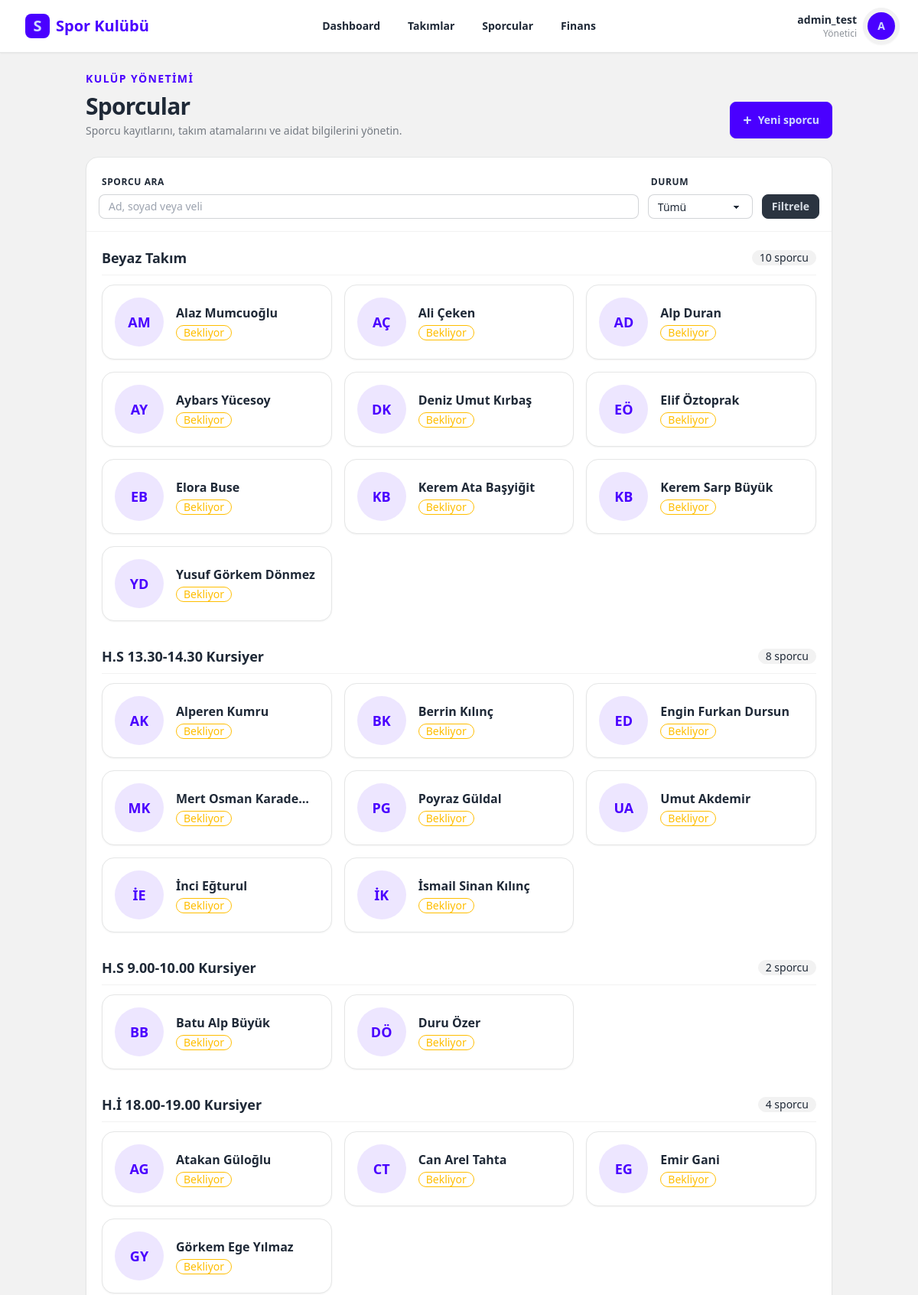
Page /athletes/manage/ (signed in, upper part) on the committed database.
### users/models.py (models this page shows, shortened)
class User(AbstractUser):
    class Role(models.TextChoices):
        PARENT = 'parent', 'Veli'
        ADMIN = 'admin', 'Yönetici'
        COACH = 'coach', 'Antrenör'
        FINANCE = 'finance', 'Mali İşler'
    email = models.EmailField(unique=True, verbose_name="E-posta Adresi")
    role = models.CharField(
        max_length=20,
        choices=Role.choices,
        default=Role.PARENT,
        verbose_name="Kullanıcı Rolü"
    )
    phone_number = models.CharField(max_length=15, blank=True, null=True, verbose_name="Telefon Numarası")
    tc_identity = models.CharField(max_length=11, blank=True, null=True, verbose_name="T.C. Kimlik No")
    USERNAME_FIELD = 'email'
    REQUIRED_FIELDS = ['username', 'first_name', 'last_name']
    class Meta:
        verbose_name = "Kullanıcı"
        verbose_name_plural = "Kullanıcılar"
    @property
    def is_parent(self):
        return self.role == self.Role.PARENT

### teams/models.py (models this page shows, shortened)
class Team(models.Model):
    name = models.CharField(max_length=100, verbose_name="Takım / Grup Adı")
    description = models.TextField(blank=True, null=True, verbose_name="Açıklama / Yaş Grubu")
    coaches = models.ManyToManyField(
        settings.AUTH_USER_MODEL,
        blank=True,
        limit_choices_to={'role__in': ['coach', 'club_admin']},
        related_name='assigned_teams',
        verbose_name="Sorumlu Antrenörler"
    )
    is_active = models.BooleanField(default=True, verbose_name="Aktif mi?")
    created_at = models.DateTimeField(auto_now_add=True)
    class Meta:
        verbose_name = "Takım"
        verbose_name_plural = "Takımlar"

### athletes/models.py (models this page shows, shortened)
class Athlete(models.Model):
    GENDER_CHOICES = (
        ('M', 'Erkek'),
        ('F', 'Kadın'),
    )
    STATUS_CHOICES = (
        ('pending', 'Onay Bekliyor'),
        ('approved', 'Onaylandı'),
        ('rejected', 'Reddedildi'),
    )
    parent = models.CharField(max_length=150, verbose_name="Veli")
    parent_phone = models.CharField(max_length=20, blank=True, default='', verbose_name="Veli Telefonu")
    parent_email = models.EmailField(blank=True, default='', verbose_name="Veli E-postası")
    first_name = models.CharField(max_length=50, verbose_name="Ad")
    last_name = models.CharField(max_length=50, verbose_name="Soyad")
    phone_number = models.CharField(max_length=20, blank=True, default='', verbose_name="Sporcu Telefonu")
    tc_identity = models.CharField(max_length=11, unique=True, blank=True, null=True, verbose_name="T.C. Kimlik No")
    birth_date = models.DateField(verbose_name="Doğum Tarihi")
    gender = models.CharField(max_length=1, choices=GENDER_CHOICES, verbose_name="Cinsiyet")
    school = models.CharField(max_length=100, blank=True, null=True, verbose_name="Okul")
    license_number = models.CharField(max_length=50, blank=True, null=True, verbose_name="Lisans No")
    joined_date = models.DateField(verbose_name="Kulübe Katılım Tarihi")
    photo = models.ImageField(upload_to='athlete_photos/', blank=True, null=True, verbose_name="Fotoğraf")
    status = models.CharField(max_length=10, choices=STATUS_CHOICES, default='pending', verbose_name="Onay Durumu")
    is_active = models.BooleanField(default=False, verbose_name="Aktif Sporcu mu?")
    created_at = models.DateTimeField(auto_now_add=True)
    team = models.ForeignKey(
        Team,
        on_delete=models.SET_NULL,
        null=True,
        blank=True,
        related_name='athletes',
        verbose_name="Bağlı Olduğu Takım"
    )
    custom_fee = models.DecimalField(
        max_digits=10,
        decimal_places=2,
        null=True,
        blank=True,
        verbose_name="Özel Aidat Tutar (TL)",
        help_text="Boş bırakılırsa takımın varsayılan aidatı uygulanır. Burslu için 0 girebilirsiniz."
    )
    discount_percentage = models.DecimalField(
        max_digits=5,
        decimal_places=2,
        null=True,
        blank=True,
        verbose_name="İndirim Yüzdesi",
        help_text="Boş bırakılırsa indirim uygulanmaz."
    )
    regular_payment_day = models.PositiveBigIntegerField(
        null=True,
        blank=True,
        verbose_name="Düzenli Ödeme Günü"
    )
    class Meta:
        verbose_name = "Sporcu"
        verbose_name_plural = "Sporcular"
        ordering = ['first_name', 'last_name']
    def get_full_name(self):
        return f"{self.first_name} {self.last_name}"

### athletes/views.py (the view)
# urls.py: path('', views.athlete_list, name='athlete-manage-list'),
@login_required
def athlete_list(request):
    return render(request, 'athlete/athlete_list.html', _athlete_context(request))

### athletes/views.py (called while the page is built, shortened)
def _athlete_queryset(request):
    queryset = Athlete.objects.select_related('team').order_by('team__name', 'first_name', 'last_name')
    if request.user.is_parent:
        return queryset.filter(parent_email=request.user.email)
    return queryset

def _athlete_context(request):
    query = request.GET.get('q', '').strip()
    status_filter = request.GET.get('status', 'all')
    athletes = _athlete_queryset(request)
    if status_filter in {'pending', 'approved', 'rejected'}:
        athletes = athletes.filter(status=status_filter)
    return {'athletes': athletes, 'query': query, 'status': status_filter}

### templates/athlete/athlete_list.html (shortened to what this page needs)
{% extends "base.html" %}
{% block content %}
<div class="mx-auto w-full max-w-7xl space-y-6">
    <header class="flex flex-col gap-4 md:flex-row md:items-end md:justify-between">
        <div>
            <p class="mb-2 text-sm font-bold uppercase tracking-widest text-primary">Kulüp yönetimi</p>
            <h1 class="text-3xl font-black tracking-tight">Sporcular</h1>
            <p class="mt-1 text-sm text-base-content/60">Sporcu kayıtlarını, takım atamalarını ve aidat bilgilerini yönetin.</p>
        </div>
        <button class="btn btn-primary" hx-get="{% url 'athlete-manage-create' %}" hx-target="#athlete-modal-container" hx-swap="innerHTML">
            <span class="text-xl leading-none">+</span> Yeni sporcu
        </button>
    </header>
    <section class="overflow-hidden rounded-2xl border border-base-300 bg-base-100 shadow-sm">
        <form method="get" class="grid gap-3 border-b border-base-200 p-4 md:grid-cols-[1fr_auto_auto] md:items-end">
            <label class="form-control"><span class="label label-text text-xs font-bold uppercase tracking-wider">Sporcu ara</span><input type="search" name="q" value="{{ query }}" placeholder="Ad, soyad veya veli" class="input input-bordered input-sm"></label>
            <label class="form-control"><span class="label label-text text-xs font-bold uppercase tracking-wider">Durum</span><select name="status" class="select select-bordered select-sm"><option value="all" {% if status == 'all' %}selected{% endif %}>Tümü</option></select></label>
            <button class="btn btn-neutral btn-sm">Filtrele</button>
        </form>
        {% include 'athlete/partials/athlete_table.html' %}
    </section>
</div>
{% endblock %}

### templates/base.html (shortened to what this page needs)
<!DOCTYPE html>
<html lang="tr" data-theme="light">
<head>
    <link href="https://cdn.jsdelivr.net/npm/daisyui@4.12.10/dist/full.min.css" rel="stylesheet" type="text/css" />
    <script src="https://cdn.tailwindcss.com"></script>
</head>
<body class="bg-base-200 min-h-screen" hx-headers='{"X-CSRFToken": "{{ csrf_token }}"}'>
    <header class="sticky top-0 z-40 border-b border-base-300 bg-base-100/95 shadow-sm backdrop-blur">
        <div class="navbar mx-auto max-w-7xl px-4 sm:px-6">
            <div class="navbar-start">
                <a href="{% url 'dashboard-index' %}" class="btn btn-ghost gap-2 px-2 text-lg font-black text-primary sm:text-xl">
                    <span class="grid h-8 w-8 place-items-center rounded-lg bg-primary text-primary-content">S</span>
                    <span class="hidden sm:inline">Spor Kulübü</span>
                </a>
            </div>
            <nav class="navbar-center hidden lg:flex">
                <ul class="menu menu-horizontal gap-1 px-1 font-semibold">
                    <li><a href="{% url 'dashboard-index' %}">Dashboard</a></li>
                    <li><a href="{% url 'team-list' %}">Takımlar</a></li>
                    <li><a href="{% url 'athlete-manage-list' %}">Sporcular</a></li>
                    <li><a href="{% url 'finance-dashboard' %}">Finans</a></li>
                </ul>
            </nav>
            <div class="navbar-end gap-2">
                <div class="hidden text-right sm:block">
                    <p class="max-w-32 truncate text-sm font-bold">{{ request.user.get_full_name|default:request.user.username }}</p>
                    <p class="text-xs text-base-content/50">{{ request.user.get_role_display }}</p>
                </div>
                <div class="dropdown dropdown-end">
                    <label tabindex="0" class="btn btn-circle avatar placeholder" aria-label="Kullanıcı menüsü">
                        <div class="w-9 rounded-full bg-primary text-primary-content"><span>{{ request.user.first_name|first|default:request.user.username|first|upper }}</span></div>
                    </label>
                </div>
            </div>
        </div>
    </header>
    <main class="container mx-auto p-6">
        {% block content %}{% endblock %}
    </main>
</body>
</html>

### templates/athlete/partials/athlete_table.html
<div id="athlete-table" class="space-y-8 p-5">
    {% regroup athletes by team as team_groups %}
    {% for group in team_groups %}
    <section>
        <div class="mb-3 flex items-center justify-between border-b border-base-200 pb-2">
            <h2 class="text-lg font-black">{% if group.grouper %}{{ group.grouper.name }}{% else %}Takımsız sporcular{% endif %}</h2>
            <span class="badge badge-ghost">{{ group.list|length }} sporcu</span>
        </div>
        <div class="grid gap-4 sm:grid-cols-2 lg:grid-cols-3">
            {% for athlete in group.list %}
            <a href="{% url 'athlete-manage-detail' athlete.pk %}" class="card border border-base-300 bg-base-100 shadow-sm transition-shadow hover:shadow-md">
                <div class="card-body flex-row items-center gap-4 p-4">
                    {% if athlete.photo %}<img src="{{ athlete.photo.url }}" alt="{{ athlete.get_full_name }}" class="h-16 w-16 rounded-full object-cover ring-2 ring-primary/20">{% else %}<div class="grid h-16 w-16 shrink-0 place-items-center rounded-full bg-primary/10 text-lg font-black text-primary">{{ athlete.first_name|first }}{{ athlete.last_name|first }}</div>{% endif %}
                    <div class="min-w-0 flex-1">
                        <h3 class="truncate font-bold">{{ athlete.get_full_name }}</h3>
                        {% if athlete.status == 'approved' %}<span class="badge badge-success badge-outline mt-1">Onaylandı</span>{% elif athlete.status == 'pending' %}<span class="badge badge-warning badge-outline mt-1">Bekliyor</span>{% else %}<span class="badge badge-error badge-outline mt-1">Reddedildi</span>{% endif %}
                    </div>
                </div>
            </a>
            {% endfor %}
        </div>
    </section>
    {% empty %}<div class="py-12 text-center text-base-content/60">Kayıt bulunamadı.</div>{% endfor %}
</div>

### rows in the picture
User: user.get_full_name "admin_test", user.role "Yönetici", user.first_name|first "A"
Team: grouper.name "Beyaz Takım", list|length "10"
Athlete: first_name|first "A", last_name|first "M", get_full_name "Alaz Mumcuoğlu", status "Bekliyor"
Athlete: first_name|first "A", last_name|first "Ç", get_full_name "Ali Çeken", status "Bekliyor"
Athlete: first_name|first "A", last_name|first "D", get_full_name "Alp Duran", status "Bekliyor"
Athlete: first_name|first "A", last_name|first "Y", get_full_name "Aybars Yücesoy", status "Bekliyor"
Athlete: first_name|first "D", last_name|first "K", get_full_name "Deniz Umut Kırbaş", status "Bekliyor"
Athlete: first_name|first "E", last_name|first "Ö", get_full_name "Elif Öztoprak", status "Bekliyor"
Athlete: first_name|first "E", last_name|first "B", get_full_name "Elora Buse", status "Bekliyor"
Athlete: first_name|first "K", last_name|first "B", get_full_name "Kerem Ata Başyiğit", status "Bekliyor"
Athlete: first_name|first "K", last_name|first "B", get_full_name "Kerem Sarp Büyük", status "Bekliyor"
Athlete: first_name|first "Y", last_name|first "D", get_full_name "Yusuf Görkem Dönmez", status "Bekliyor"
Team: grouper.name "H.S 13.30-14.30 Kursiyer", list|length "8"
Athlete: first_name|first "A", last_name|first "K", get_full_name "Alperen Kumru", status "Bekliyor"
Athlete: first_name|first "B", last_name|first "K", get_full_name "Berrin Kılınç", status "Bekliyor"
Athlete: first_name|first "E", last_name|first "D", get_full_name "Engin Furkan Dursun", status "Bekliyor"
Athlete: first_name|first "M", last_name|first "K", get_full_name "Mert Osman Karademir", status "Bekliyor"
Athlete: first_name|first "P", last_name|first "G", get_full_name "Poyraz Güldal", status "Bekliyor"
Athlete: first_name|first "U", last_name|first "A", get_full_name "Umut Akdemir", status "Bekliyor"
Athlete: first_name|first "İ", last_name|first "E", get_full_name "İnci Eğturul", status "Bekliyor"
Athlete: first_name|first "İ", last_name|first "K", get_full_name "İsmail Sinan Kılınç", status "Bekliyor"
Team: grouper.name "H.S 9.00-10.00 Kursiyer", list|length "2"
Athlete: first_name|first "B", last_name|first "B", get_full_name "Batu Alp Büyük", status "Bekliyor"
Athlete: first_name|first "D", last_name|first "Ö", get_full_name "Duru Özer", status "Bekliyor"
Team: grouper.name "H.İ 18.00-19.00 Kursiyer", list|length "4"
Athlete: first_name|first "A", last_name|first "G", get_full_name "Atakan Güloğlu", status "Bekliyor"
Athlete: first_name|first "C", last_name|first "T", get_full_name "Can Arel Tahta", status "Bekliyor"
Athlete: first_name|first "E", last_name|first "G", get_full_name "Emir Gani", status "Bekliyor"
Athlete: first_name|first "G", last_name|first "Y", get_full_name "Görkem Ege Yılmaz", status "Bekliyor"
